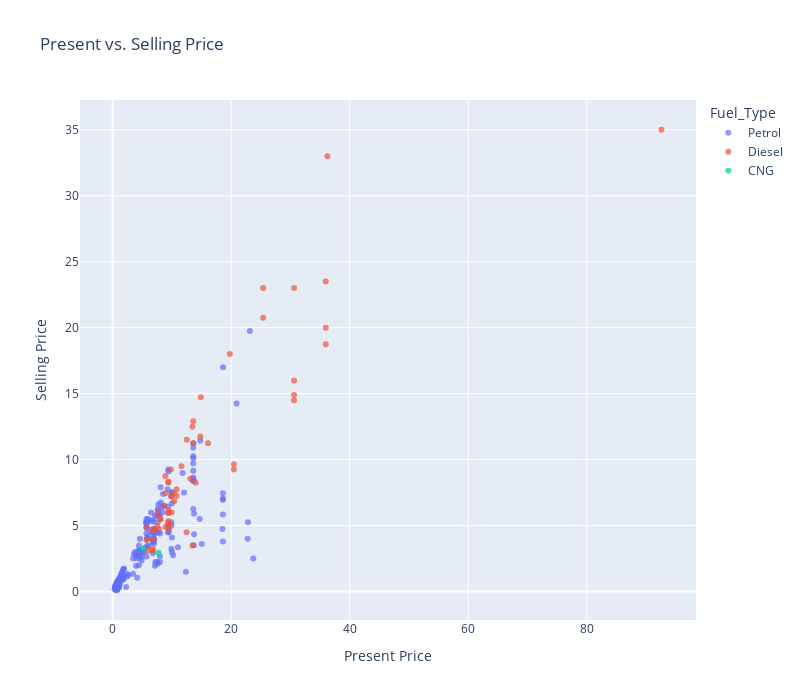

The code cell stored with this chart in its notebook:
### Markdown cell above
####  Present Price vs Selling Price

### Code cell
fig = px.scatter(df_cleaned, 
                 x='Present_Price', 
                 y='Selling_Price', 
                 color='Fuel_Type',
                 opacity=0.7,
                 title='Present vs. Selling Price',
                 labels={
                     'Present_Price': 'Present Price',
                     'Selling_Price': 'Selling Price'
                 },
                 width=800,
                 height=700)

fig.show()

### Figure 1 — Plotly figure (JSON) as saved in the notebook; plotly's stock layout.template omitted (floating-point values rounded to 4 significant figures; data arrays with more than 128 entries replaced by an {"elided": "..."} marker saying what was removed)
{"data": [{"hovertemplate": "Fuel_Type=Petrol<br>Present Price=%{x}<br>Selling Price=%{y}<extra></extra>", "legendgroup": "Petrol", "marker": {"color": "#636efa", "opacity": 0.7, "symbol": "circle"}, "mode": "markers", "name": "Petrol", "orientation": "v", "showlegend": true, "type": "scatter", "x": {"elided": "239 float values"}, "xaxis": "x", "y": {"elided": "239 float values"}, "yaxis": "y"}, {"hovertemplate": "Fuel_Type=Diesel<br>Present Price=%{x}<br>Selling Price=%{y}<extra></extra>", "legendgroup": "Diesel", "marker": {"color": "#EF553B", "opacity": 0.7, "symbol": "circle"}, "mode": "markers", "name": "Diesel", "orientation": "v", "showlegend": true, "type": "scatter", "x": [9.54, 6.87, 9.83, 8.61, 8.89, 8.92, 10.38, 10.79, 10.79, 10.38, 5.98, 7.49, 9.95, 8.06, 8.06, 30.61, 30.61, 19.77, 30.61, 35.96, 35.96, 35.96, 36.23, 6.95, 20.45, 6.76, 12.48, 8.93, 30.61, 14.89, 7.85, 25.39, 13.46, 13.46, 92.6, 16.09, 25.39, 20.45, 6.79, 5.7, 14.79, 7.6, 9.4, 9.4, 6.79, 9.4, 5.7, 13.6, 9.4, 9.4, 9.4, 13.6, 9.9, 9.4, 14, 13.09, 11.6, 12.5], "xaxis": "x", "y": [4.75, 4.6, 9.25, 6.5, 8.75, 7.45, 6.85, 7.75, 7.25, 7.45, 3.1, 4.95, 6, 5.5, 5.5, 14.9, 23, 18, 16, 19.99, 18.75, 23.5, 33, 4.75, 9.25, 3.95, 4.5, 4.9, 14.5, 14.73, 4.75, 23, 12.5, 3.49, 35, 11.25, 20.75, 9.65, 3.25, 4.85, 11.75, 6, 8.25, 4.95, 3.1, 6.15, 3.9, 11.25, 5.35, 5.95, 5.2, 12.9, 7.2, 8.35, 8.25, 8.55, 9.5, 11.5], "yaxis": "y"}, {"hovertemplate": "Fuel_Type=CNG<br>Present Price=%{x}<br>Selling Price=%{y}<extra></extra>", "legendgroup": "CNG", "marker": {"color": "#00cc96", "opacity": 0.7, "symbol": "circle"}, "mode": "markers", "name": "CNG", "orientation": "v", "showlegend": true, "type": "scatter", "x": [5.09, 7.74], "xaxis": "x", "y": [3.25, 2.95], "yaxis": "y"}], "layout": {"height": 700, "legend": {"title": {"text": "Fuel_Type"}, "tracegroupgap": 0}, "title": {"text": "Present vs. Selling Price"}, "width": 800, "xaxis": {"anchor": "y", "autorange": true, "domain": [0, 1], "range": [-5.512, 98.43], "title": {"text": "Present Price"}, "type": "linear"}, "yaxis": {"anchor": "x", "autorange": true, "domain": [0, 1], "range": [-2.155, 37.25], "title": {"text": "Selling Price"}, "type": "linear"}}}
